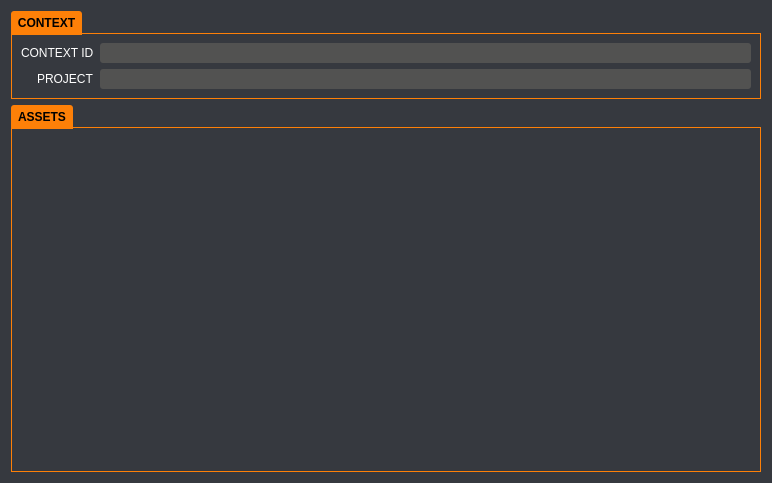
<?xml version="1.0" encoding="UTF-8"?>
<ui version="4.0">
 <class>Form</class>
 <widget class="QWidget" name="Form">
  <property name="geometry">
   <rect>
    <x>0</x>
    <y>0</y>
    <width>772</width>
    <height>483</height>
   </rect>
  </property>
  <property name="windowTitle">
   <string>Form</string>
  </property>
  <property name="styleSheet">
   <string notr="true">/*-----QWidget-----*/
QWidget
{
	background-color: #36393f;
	color: #ffffff;
	border-color: #051a39;
	font:  10px &quot;Verdana&quot;;

}

QWidget#main_frame{
border: 1px solid #fd8008;
}

/*-----QLabel-----*/
QLabel
{
	background-color: transparent;
	color: #ffffff;

}


QLabel::disabled
{
	background-color: transparent;
	color: #656565;

}


/*-----QMenuBar-----*/
QMenuBar
{
	background-color: #36393f;
	color: #ffffff;
	border-color: #051a39;

}


QMenuBar::disabled
{
	background-color: #404040;
	color: #656565;
	border-color: #051a39;

}


QMenuBar::item
{
    background-color: transparent;

}


QMenuBar::item:selected
{
    background-color: #fd8008;
    border: 1px solid #41cd52;

}


QMenuBar::item:pressed
{
    background-color: #b55d00;
    border: 1px solid #000;
    margin-bottom: -1px;
    padding-bottom: 1px;

}


/*-----QMenu-----*/
QMenu
{
    background-color: #36393f;
    border: 1px solid;
    color: #ffffff;

}


QMenu::separator
{
    height: 1px;
    background-color: #ff9500;
    color: #ffffff;
    padding-left: 4px;
    margin-left: 10px;
    margin-right: 5px;

}


QMenu::item
{
    min-width : 150px;
    padding: 3px 20px 3px 20px;

}


QMenu::item:selected
{
    background-color: #b55d00;
    color: #ffffff;

}


QMenu::item:disabled
{
    color: #262626;
}


/*-----QToolTip-----*/
QToolTip
{
	border : 1px solid #000000;
	background-color: #26264f;
	color: #ffffff;
	border-color: #051a39;

}



/*-----QPushButton-----*/
QPushButton
{
	background-color: #fd8008;
	color: #000000;
	font-weight: 600;
	border-style: solid;
	border-width: 1px;
	border-radius: 3px;
	border-color: #051a39;
	padding: 5px;

}


QPushButton::disabled
{
	background-color: #404040;
	color: #656565;
	border-color: #051a39;

}


QPushButton::hover
{
	background-color: #ff9d00;
	color: #ffffff;
	border-style: solid;
	border-width: 1px;
	border-radius: 3px;
	border-color: #051a39;
	padding: 5px;

}


QPushButton::pressed
{
	background-color: #b55d00;
	color: #ffffff;
	border-style: solid;
	border-width: 1px;
	border-radius: 3px;
	border-color: #051a39;
	padding: 5px;

}


/*-----QToolButton-----*/
QToolButton
{
	background-color: #fd8008;
	color: #ffffff;
	border-width: 1px;
	border-radius: 3px;
	border-color: #051a39;
	padding: 3px;

}


QToolButton::disabled
{
	background-color: #404040;
	color: #656565;
	border-color: #051a39;

}


QToolButton::hover
{
	background-color: #ff9d00;
	color: #ffffff;
	border-width: 1px;
	border-radius: 3px;
	border-color: #051a39;
	padding: 3px;

}


QToolButton::pressed
{
	background-color: #b55d00;
	color: #ffffff;
	border-width: 1px;
	border-radius: 3px;
	border-color: #051a39;
	padding: 3px;

}


/*-----QComboBox-----*/
QComboBox
{
   
    border: 1px solid;
	border-color:#262626;
    border-radius: 3px;
    padding-left: 6px;
    color: #ffffff;
    height: 20px;

}


QComboBox::disabled
{
	background-color: #404040;
	color: #656565;
	border-color: #051a39;

}


QComboBox:hover
{
    background-color: #ff9d00;

}


QComboBox:on
{
    background-color: #b55d00;

}


QComboBox QAbstractItemView
{
    background-color: #383838;
    color: #ffffff;
    border: 1px solid black;
    selection-background-color: #b55d00;
    selection-color: #ffffff;
    outline: 0;

}

QComboBox::down-arrow
{
    image: url(icons:arrow-down.svg);
    width: 8px;
    height: 8px;
}



QComboBox::drop-down
{
    subcontrol-origin: padding;
    subcontrol-position: top right;
    width: 15px;
    border-left-width: 0px;
    border-left-color: darkgray;
    border-left-style: solid; 
    border-top-right-radius: 3px; 
    border-bottom-right-radius: 3px;

}






/*-----QSpinBox &amp; QDoubleSpinBox &amp; QDateTimeEdit-----*/
QSpinBox, 
QDoubleSpinBox,
QDateTimeEdit
{
	background-color: #525251;
	color: #ffffff;
	border: 1px solid #051a39;
	border-radius: 3px;
	padding : 2px;

}


QSpinBox::disabled, 
QDoubleSpinBox::disabled,
QDateTimeEdit::disabled
{
	background-color: #404040;
	color: #656565;
	border-color: #051a39;

}


QSpinBox:hover, 
QDoubleSpinBox::hover,
QDateTimeEdit::hover
{
    background-color: #626262;
    border: 1px solid #fd8008;
    color:  #fff;
    padding: 2px

}


QSpinBox::up-button, QSpinBox::down-button,
QDoubleSpinBox::up-button, QDoubleSpinBox::down-button,
QDateTimeEdit::up-button, QDateTimeEdit::down-button
{
    background-color: #fd8008;
	border-radius: 2px;

}


QSpinBox::disabled, 
QDoubleSpinBox::disabled,
QDateTimeEdit::disabled
{
	background-color: #404040;
	color: #656565;
	border-color: #051a39;

}


QSpinBox::up-button:hover, QSpinBox::down-button:hover,
QDoubleSpinBox::up-button:hover, QDoubleSpinBox::down-button:hover,
QDateTimeEdit::up-button:hover, QDateTimeEdit::down-button:hover
{
    background-color: #ff9d00;
    border: 1px solid #ff9d00;

}


QSpinBox::up-button:disabled, QSpinBox::down-button:disabled,
QDoubleSpinBox::up-button:disabled, QDoubleSpinBox::down-button:disabled,
QDateTimeEdit::up-button:disabled, QDateTimeEdit::down-button:disabled
{
	background-color: #404040;
	color: #656565;
	border-color: #051a39;

}


QSpinBox::up-button:pressed, QSpinBox::down-button:pressed,
QDoubleSpinBox::up-button:pressed, QDoubleSpinBox::down-button::pressed,
QDateTimeEdit::up-button:pressed, QDateTimeEdit::down-button::pressed
{
    background-color: #b55d00;
    border: 1px solid #b55d00;

}



QSpinBox::down-arrow,
QDoubleSpinBox::down-arrow,
QDateTimeEdit::down-arrow
{
    image: url(icons:arrow-down.svg);
    width: 7px;

}


QSpinBox::up-arrow,
QDoubleSpinBox::up-arrow,
QDateTimeEdit::up-arrow
{
    image: url(icons:arrow-up.svg);
    width: 7px;

}



/*-----QLineEdit-----*/
QLineEdit
{
	background-color: #525251;
	color: #ffffff;
	border-width: 1px;
	border-radius: 3px;
	border-color: #051a39;
	padding: 2px;

}


QLineEdit::disabled
{
	background-color: #404040;
	color: #656565;
	border-width: 1px;
	border-radius: 3px;
	border-color: #051a39;
	padding: 2px;

}


/*-----QTextEdit-----*/
QTextEdit
{
	/* background-color: rgb(18, 18, 18); */
	color: #cecece;
	border-color: #051a39;

}


QTextEdit::disabled
{
	background-color: #404040;
	color: #656565;
	border-color: #051a39;

}


/*-----QGroupBox-----*/
QGroupBox 
{
    border: 1px solid;
    border-color: #fd8008;
    margin-top: 22px;
	font-weight: 600;

}


QGroupBox::title  
{
    background-color: #fd8008;
    color: #000000;
	font-size: 6pt;
	font-weight: 600;
    subcontrol-origin: margin;
    subcontrol-position: top left;
    padding: 5px;
	border-top-left-radius: 3px;
	border-top-right-radius: 3px;

}


QGroupBox::title::disabled
{
	background-color: #404040;
	color: #656565;
    subcontrol-origin: margin;
    subcontrol-position: top left;
    padding: 5px;
	border-top-left-radius: 3px;
	border-top-right-radius: 3px;

}


/*-----QRadioButton-----*/
QRadioButton::indicator::unchecked
{ 
	border: 2px inset gray; 
	border-radius: 5px; 
	background-color:  #fff;
	width: 9px; 
	height: 9px; 

}


QRadioButton::indicator::unchecked:hover
{ 
	border: 2px solid #fd8008; 
	border-radius: 5px; 
	background-color:  #fff;
	width: 9px; 
	height: 9px; 

}


QRadioButton::indicator::checked
{ 
	border: 2px inset darkgray; 
	border-radius: 5px; 
	background-color: #b55d00; 
	width: 9px; 
	height: 9px; 

}


QRadioButton::disabled
{
	color: #656565;

}


QRadioButton::indicator:disabled
{
	background-color: #656565;
	color: #656565;
    border: 2px solid #656565;

}


/*-----QTableView &amp; QTableWidget-----*/
QTableView
{
    background-color: #242526;
    border: 1px solid #32414B;
    color: #f0f0f0;
    gridline-color: #ff9900;
    outline : 0;

}


QTableView::disabled
{
    background-color: #242526;
    border: 1px solid #32414B;
    color: #656565;
    gridline-color: #656565;
    outline : 0;

}


QTableView::item:hover 
{
    background-color: #26264f;
    color: #f0f0f0;

}


QTableView::item:selected 
{
    background-color: #1a1b1c;
    border: 2px solid #b55d00;
    color: #F0F0F0;

}


QTableView::item:selected:disabled
{
    background-color: #1a1b1c;
    border: 2px solid #525251;
    color: #656565;

}


QTableCornerButton::section
{
    background-color: #505050;
    color: #fff;

}


QHeaderView::section
{
    background-color: #525251;
    color: #fff;
    text-align: left;
	padding: 4px;
	
}


QHeaderView::section:disabled
{
    background-color: #525251;
    color: #656565;

}


QHeaderView::section:checked
{
    color: #fff;
    background-color: #b55d00;

}


QHeaderView::section:checked:disabled
{
    color: #656565;
    background-color: #525251;

}


QHeaderView::section::vertical::first,
QHeaderView::section::vertical::only-one
{
    border-top: 1px solid #353635;

}


QHeaderView::section::vertical
{
    border-top: 1px solid #353635;

}


QHeaderView::section::horizontal::first,
QHeaderView::section::horizontal::only-one
{
    border-left: 1px solid #353635;

}


QHeaderView::section::horizontal
{
    border-left: 1px solid #353635;

}


/*-----QTabWidget-----*/
QTabBar::tab
{
	background-color: #fd8008;
    color: #767676;
	font-weight: 600;
	padding:5px;
	subcontrol-origin: margin;
    subcontrol-position: top left;
	border-top-left-radius: 3px;
	border-top-right-radius: 3px;

}


QTabBar::tab:disabled
{
	background-color: #404040;
	color: #656565;
	subcontrol-origin: margin;
    subcontrol-position: top left;
	border-top-left-radius: 3px;
	border-top-right-radius: 3px;

}


QTabWidget::pane 
{
	border: 1px solid;
    border-color: #fd8008;

}

QTabBar::tab:selected
{
    background-color: #fd8008;
    color: #000000;
	font-weight: 600;
	subcontrol-origin: margin;
    subcontrol-position: top left;
	border-top-left-radius: 3px;
	border-top-right-radius: 3px;
}


QTabBar::tab:selected:disabled
{
	background-color: #404040;
	color: #656565;

}


QTabBar::tab:!selected 
{
    background-color: #262626;

}


QTabBar::tab:!selected:hover 
{
    background-color: #ff9d00;
	color: #000;

}


QTabBar::tab:top:selected 
{
    border-bottom-color: none;

}


QTabBar::tab:bottom:selected 
{
    border-top-color: none;

}



QTabBar::tab:left:selected 
{
    border-left-color: none;

}


QTabBar::tab:right:selected 
{
    border-right-color: none;

}


QTabBar::tab:left:last, QTabBar::tab:right:last,
QTabBar::tab:left:only-one, QTabBar::tab:right:only-one 
{
    margin-bottom: 0;

}


/*-----QSlider-----*/
QSlider::groove:horizontal 
{
	background-color: transparent;
	height: 5px;

}


QSlider::sub-page:horizontal 
{
	background-color: #fd8008;

}


QSlider::add-page:horizontal 
{
	background-color: #666765;

}


QSlider::handle:horizontal 
{
	background-color: #fd8008;
	width: 14px;
	margin-top: -6px;
	margin-bottom: -6px;
	border-radius: 3px;

}


QSlider::handle:horizontal:hover 
{
	background-color: #fd8008;
	border-radius: 3px;

}


QSlider::sub-page:horizontal:disabled 
{
	background-color: #bbb;
	border-color: #999;

}


QSlider::add-page:horizontal:disabled 
{
	background-color: #eee;
	border-color: #999;

}


QSlider::handle:horizontal:disabled 
{
	background-color: #eee;
	border: 1px solid #aaa;
	border-radius: 3px;

}


QSlider::groove:vertical 
{
	background-color: transparent;
	width: 5px;

}


QSlider::sub-page:vertical 
{
	background-color: #fd8008;

}


QSlider::add-page:vertical 
{
	background-color: #666765;

}


QSlider::handle:vertical 
{
	background-color: #fd8008;
	height: 14px;
	margin-left: -6px;
	margin-right: -6px;
	border-radius: 3px;

}


QSlider::handle:vertical:hover 
{
	background-color: #fd8008;
	border-radius: 3px;

}


QSlider::sub-page:vertical:disabled 
{
	background-color: #bbb;
	border-color: #999;

}


QSlider::add-page:vertical:disabled 
{
	background-color: #eee;
	border-color: #999;

}


QSlider::handle:vertical:disabled 
{
	background-color: #eee;
	border: 1px solid #aaa;
	border-radius: 3px;

}


/*-----QDial-----*/
QDial
{
	background-color: #fd8008;

}


QDial::disabled
{
	background-color: #404040;

}

/*-----QScrollBar-----*/
QScrollBar:horizontal
{
    border: 1px solid #222222;
    background-color: #3d3d3d;
    height: 13px;
    margin: 0px 16px 0 16px;

}


QScrollBar::handle:horizontal
{
    background: #fd8008;
    min-height: 20px;

}


QScrollBar::add-line:horizontal
{
    border: 1px solid #1b1b19;
    background-color: #fd8008;
    width: 14px;
    subcontrol-position: right;
    subcontrol-origin: margin;

}


QScrollBar::sub-line:horizontal
{
    border: 1px solid #1b1b19;
    background-color: #fd8008;
    width: 14px;
    subcontrol-position: left;
    subcontrol-origin: margin;

}


QScrollBar::right-arrow:horizontal
{
    image: url(icons:arrow-right.svg);
    width: 6px;
    height: 6px;

}


QScrollBar::left-arrow:horizontal
{
    image: url(icons:arrow-left.svg);
    width: 6px;
    height: 6px;

}


QScrollBar::add-page:horizontal, QScrollBar::sub-page:horizontal
{
    background: none;

}


QScrollBar:vertical
{
    background-color: #3d3d3d;
    width: 13px;
    margin: 16px 0 16px 0;
    border: 1px solid #222222;

}


QScrollBar::handle:vertical
{
    background-color: #fd8008;
    min-height: 20px;

}


QScrollBar::add-line:vertical
{
    border: 1px solid #1b1b19;
    background-color: #fd8008;
    height: 14px;
    subcontrol-position: bottom;
    subcontrol-origin: margin;

}


QScrollBar::sub-line:vertical
{
    border: 1px solid #1b1b19;
    background-color: #fd8008;
    height: 14px;
    subcontrol-position: top;
    subcontrol-origin: margin;

}


QScrollBar::add-page:vertical, QScrollBar::sub-page:vertical
{
    background: none;

}


QScrollBar::up-arrow:vertical
{
    image: url(icons:arrow-up.svg);
    width: 6px;
    height: 6px;

}


QScrollBar::down-arrow:vertical
{
    image: url(icons:arrow-down.svg);
    width: 6px;
    height: 6px;

}

/*-----QProgressBar-----*/
QProgressBar
{
    border: 1px solid #222222;
    background-color: #3d3d3d;
    text-align: center;
    color: #ffffff;
    font-size: 8px;
    /* font-weight: bold; */
    padding: 1px;
    border-radius: 3px;
}
QProgressBar::chunk
{
    background-color: #fd8008;
}
</string>
  </property>
  <layout class="QVBoxLayout" name="verticalLayout">
   <item alignment="Qt::AlignTop">
    <widget class="QGroupBox" name="groupBox">
     <property name="title">
      <string>CONTEXT</string>
     </property>
     <layout class="QFormLayout" name="formLayout">
      <property name="labelAlignment">
       <set>Qt::AlignRight|Qt::AlignTrailing|Qt::AlignVCenter</set>
      </property>
      <item row="0" column="0">
       <widget class="QLabel" name="label">
        <property name="text">
         <string>CONTEXT ID</string>
        </property>
       </widget>
      </item>
      <item row="1" column="0">
       <widget class="QLabel" name="label_2">
        <property name="text">
         <string>PROJECT</string>
        </property>
       </widget>
      </item>
      <item row="1" column="1">
       <widget class="QLineEdit" name="project_line"/>
      </item>
      <item row="0" column="1">
       <widget class="QLineEdit" name="context_id_line"/>
      </item>
     </layout>
    </widget>
   </item>
   <item>
    <widget class="QGroupBox" name="groupBox_2">
     <property name="sizePolicy">
      <sizepolicy hsizetype="Preferred" vsizetype="MinimumExpanding">
       <horstretch>0</horstretch>
       <verstretch>0</verstretch>
      </sizepolicy>
     </property>
     <property name="title">
      <string>ASSETS</string>
     </property>
     <property name="alignment">
      <set>Qt::AlignLeading|Qt::AlignLeft|Qt::AlignTop</set>
     </property>
     <property name="flat">
      <bool>false</bool>
     </property>
     <property name="checkable">
      <bool>false</bool>
     </property>
    </widget>
   </item>
  </layout>
 </widget>
 <resources/>
 <connections/>
</ui>
